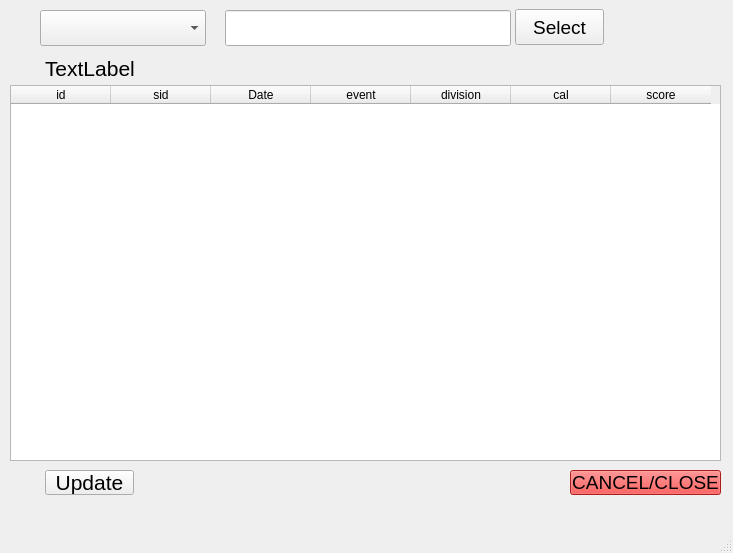
<?xml version="1.0" encoding="UTF-8"?>
<ui version="4.0">
 <class>EditScoreWindow</class>
 <widget class="QMainWindow" name="EditScoreWindow">
  <property name="geometry">
   <rect>
    <x>0</x>
    <y>0</y>
    <width>733</width>
    <height>553</height>
   </rect>
  </property>
  <property name="windowTitle">
   <string>Edit Score</string>
  </property>
  <widget class="QWidget" name="centralwidget">
   <widget class="QLineEdit" name="lnEditScoreShooterName">
    <property name="geometry">
     <rect>
      <x>225</x>
      <y>10</y>
      <width>286</width>
      <height>36</height>
     </rect>
    </property>
    <property name="font">
     <font>
      <pointsize>14</pointsize>
     </font>
    </property>
   </widget>
   <widget class="QComboBox" name="comboBoxDate">
    <property name="geometry">
     <rect>
      <x>40</x>
      <y>10</y>
      <width>166</width>
      <height>36</height>
     </rect>
    </property>
    <property name="font">
     <font>
      <pointsize>14</pointsize>
     </font>
    </property>
    <property name="currentIndex">
     <number>-1</number>
    </property>
   </widget>
   <widget class="QPushButton" name="ButtSelect">
    <property name="geometry">
     <rect>
      <x>515</x>
      <y>9</y>
      <width>89</width>
      <height>36</height>
     </rect>
    </property>
    <property name="font">
     <font>
      <pointsize>14</pointsize>
     </font>
    </property>
    <property name="text">
     <string>Select</string>
    </property>
   </widget>
   <widget class="QLabel" name="lblSelectedShooter">
    <property name="geometry">
     <rect>
      <x>45</x>
      <y>55</y>
      <width>626</width>
      <height>26</height>
     </rect>
    </property>
    <property name="font">
     <font>
      <pointsize>16</pointsize>
     </font>
    </property>
    <property name="text">
     <string>TextLabel</string>
    </property>
   </widget>
   <widget class="QWidget" name="verticalLayoutWidget">
    <property name="geometry">
     <rect>
      <x>10</x>
      <y>85</y>
      <width>711</width>
      <height>376</height>
     </rect>
    </property>
    <layout class="QVBoxLayout" name="verticalLayout">
     <item>
      <widget class="QTableWidget" name="tblScores">
       <column>
        <property name="text">
         <string>id</string>
        </property>
       </column>
       <column>
        <property name="text">
         <string>sid</string>
        </property>
       </column>
       <column>
        <property name="text">
         <string>Date</string>
        </property>
       </column>
       <column>
        <property name="text">
         <string>event</string>
        </property>
       </column>
       <column>
        <property name="text">
         <string>division</string>
        </property>
       </column>
       <column>
        <property name="text">
         <string>cal</string>
        </property>
       </column>
       <column>
        <property name="text">
         <string>score</string>
        </property>
       </column>
      </widget>
     </item>
    </layout>
   </widget>
   <widget class="QPushButton" name="ButtUpdate">
    <property name="geometry">
     <rect>
      <x>45</x>
      <y>470</y>
      <width>89</width>
      <height>25</height>
     </rect>
    </property>
    <property name="font">
     <font>
      <pointsize>16</pointsize>
     </font>
    </property>
    <property name="text">
     <string>Update</string>
    </property>
   </widget>
   <widget class="QPushButton" name="ButtCancel">
    <property name="geometry">
     <rect>
      <x>570</x>
      <y>470</y>
      <width>151</width>
      <height>25</height>
     </rect>
    </property>
    <property name="font">
     <font>
      <pointsize>14</pointsize>
     </font>
    </property>
    <property name="styleSheet">
     <string notr="true">background-color: rgb(239, 41, 41);</string>
    </property>
    <property name="text">
     <string>CANCEL/CLOSE</string>
    </property>
   </widget>
  </widget>
  <widget class="QMenuBar" name="menubar">
   <property name="geometry">
    <rect>
     <x>0</x>
     <y>0</y>
     <width>733</width>
     <height>22</height>
    </rect>
   </property>
  </widget>
  <widget class="QStatusBar" name="statusbar"/>
 </widget>
 <tabstops>
  <tabstop>comboBoxDate</tabstop>
  <tabstop>lnEditScoreShooterName</tabstop>
  <tabstop>ButtSelect</tabstop>
 </tabstops>
 <resources/>
 <connections/>
</ui>
